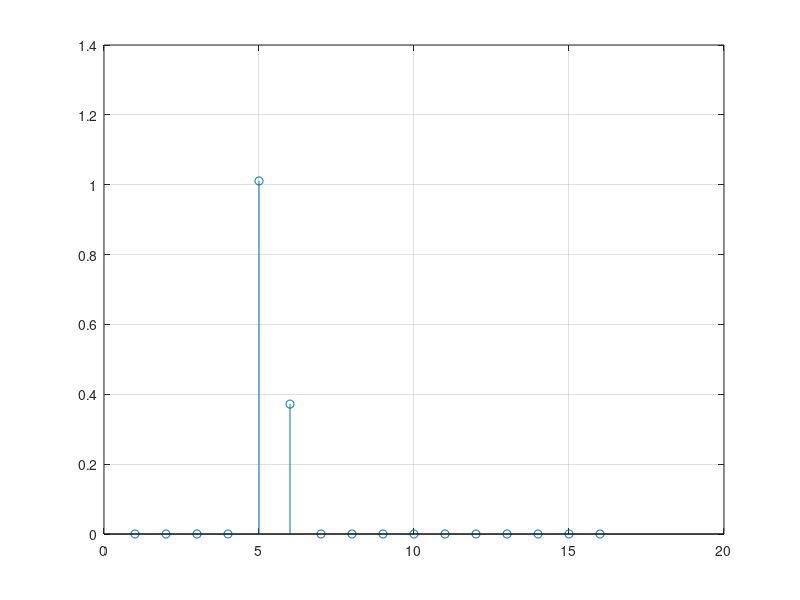

MATLAB code to generate this figure: (Note: this script raises an error after producing the figure.)
clc; clear; close all;
q=10;
Cfeed=3;
tau_sh=1;
T_smp=tau_sh;
t_0=0.5;
t=-3*T_smp:T_smp:10*T_smp;
alpha=q/Cfeed;
time=-3*T_smp:0.001:10*T_smp;
V=linspace(0,0,length(t));
i=t<t_0;
V(i)=0;
V(~i)=alpha*((t(~i)-t_0)./tau_sh).*exp(-(t(~i)-t_0)./tau_sh);
fillter_coeffs=[1, -2*exp(-T_smp/tau_sh), exp(-2*T_smp/tau_sh)];
figure;
w=conv(V,fillter_coeffs);
w(w<max(w)*0.01)=0;
stem(w);
grid on;

V_time=linspace(0,0,length(time));
i=time<t_0;
V_time(i)=0;
V_time(~i)=alpha*((time(~i)-t_0)/tau_sh).*exp(-(time(~i)-t_0)/tau_sh);

V_time = add_white_noise(V_time, 1);

% V_reaV_timel = quantize_signal(V_time, V_ref, bit_res(i));
figure;
plot(t,V, 'o');
hold on;
plot(time,V_time);
stem([t, 0, 0], w);

d=w(w>0);

if(isscalar(d))
    t_0_calc=0;
    A=d*tau_sh/T_smp * exp((T_smp-tau_sh)/tau_sh);
else
    t_0_calc=(d(2)/d(1)*T_smp)/(d(2)/d(1)+exp(-T_smp/tau_sh));
    A=(d(1)+d(2))*(tau_sh*exp((T_smp-t_0_calc-tau_sh)/tau_sh)/(T_smp-t_0_calc*(1-exp(-T_smp/tau_sh))));
end
q_calc=A*exp(1)*Cfeed;

q
q_calc